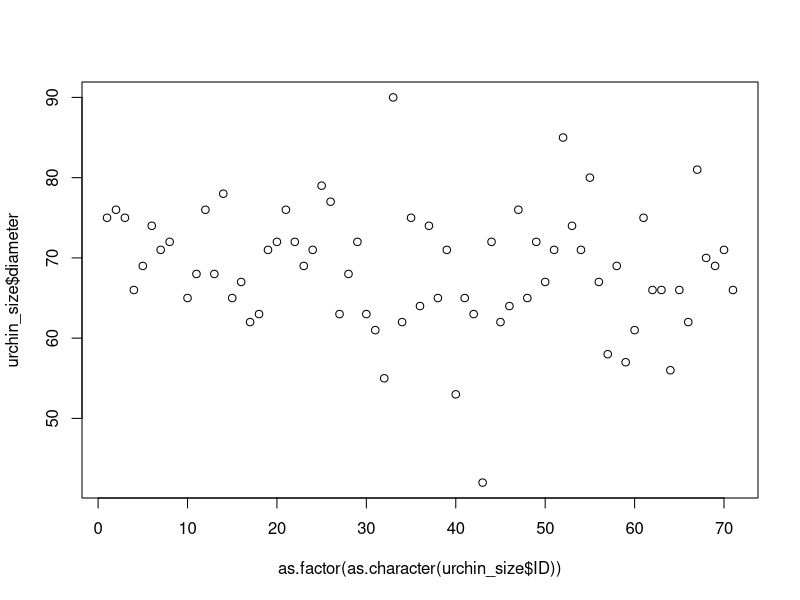
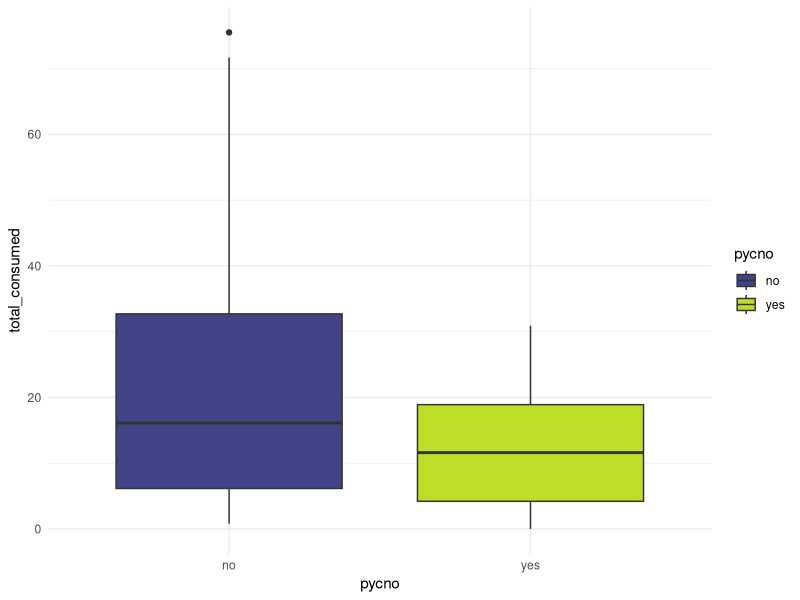
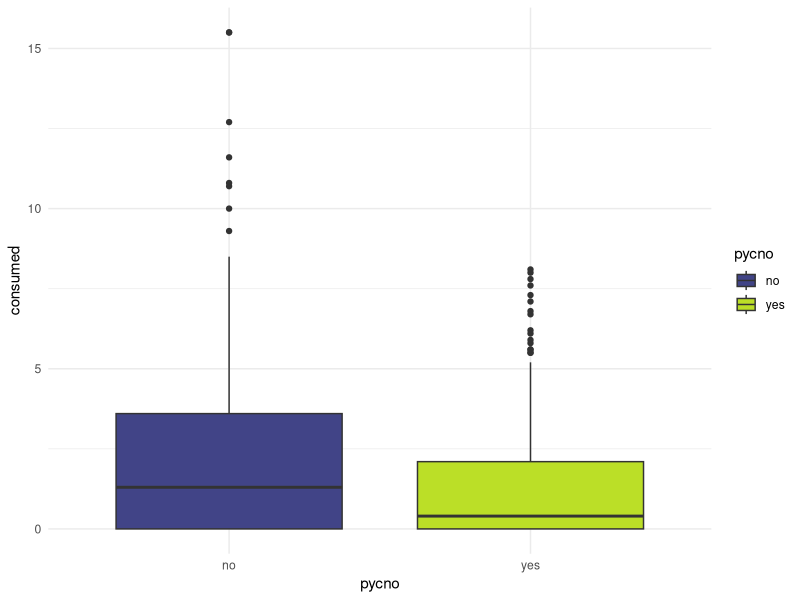
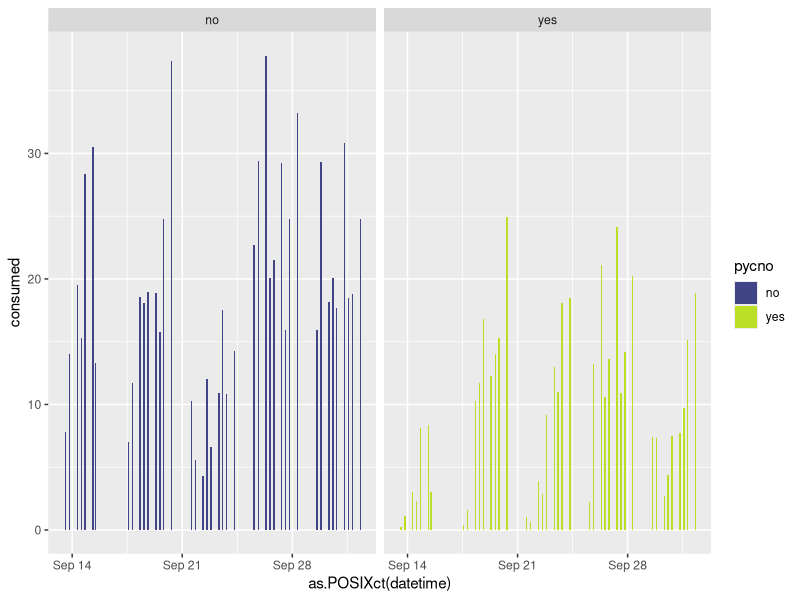
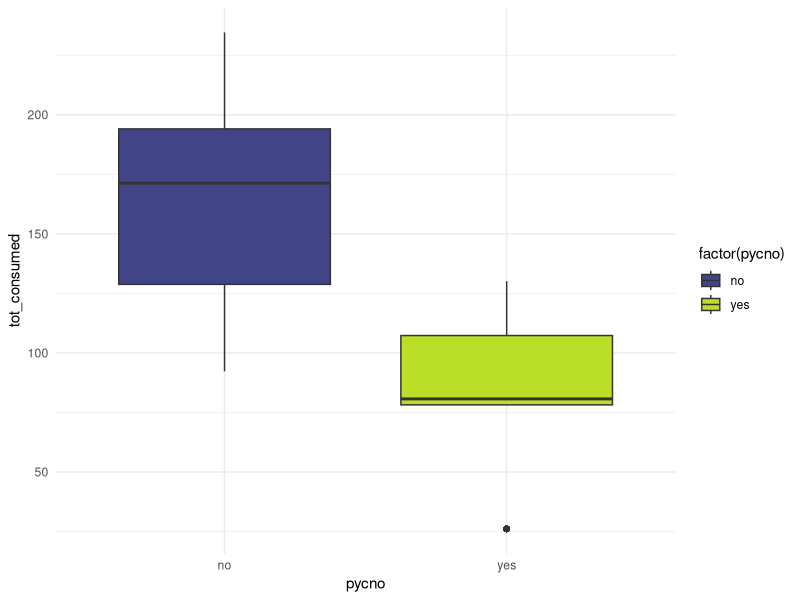
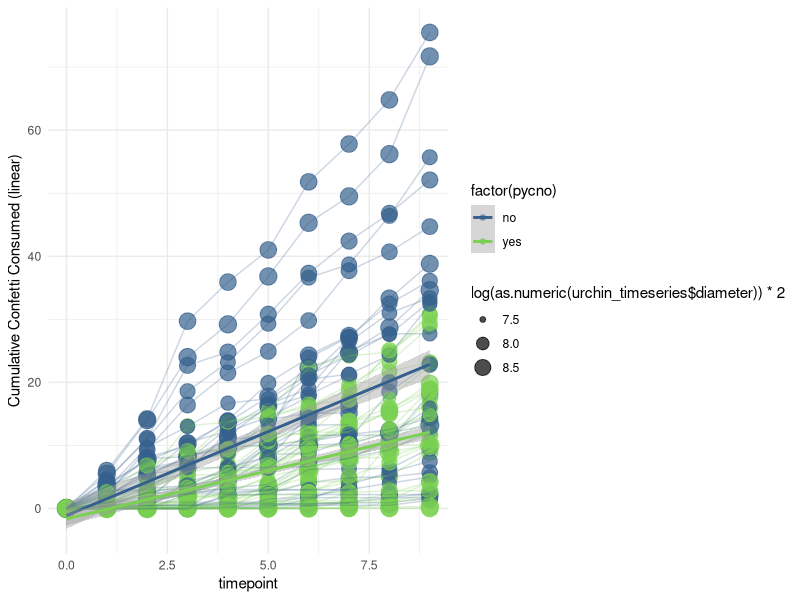
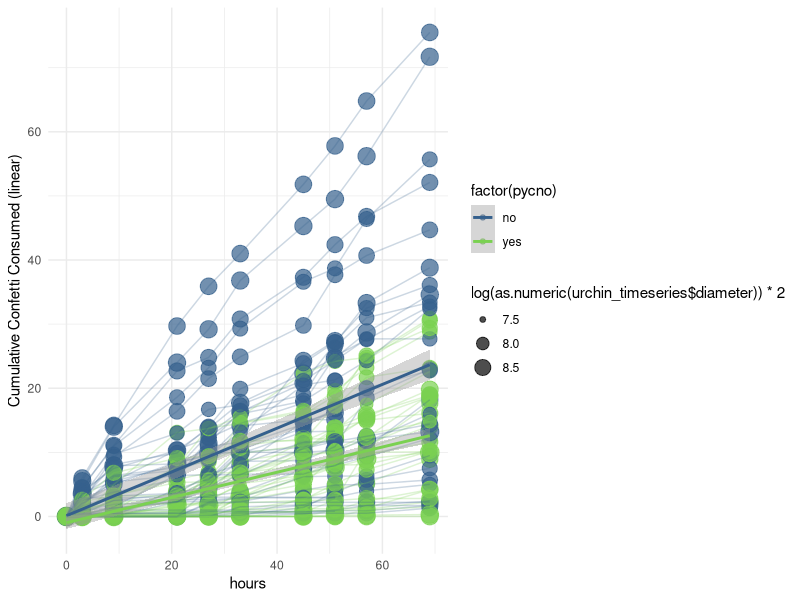
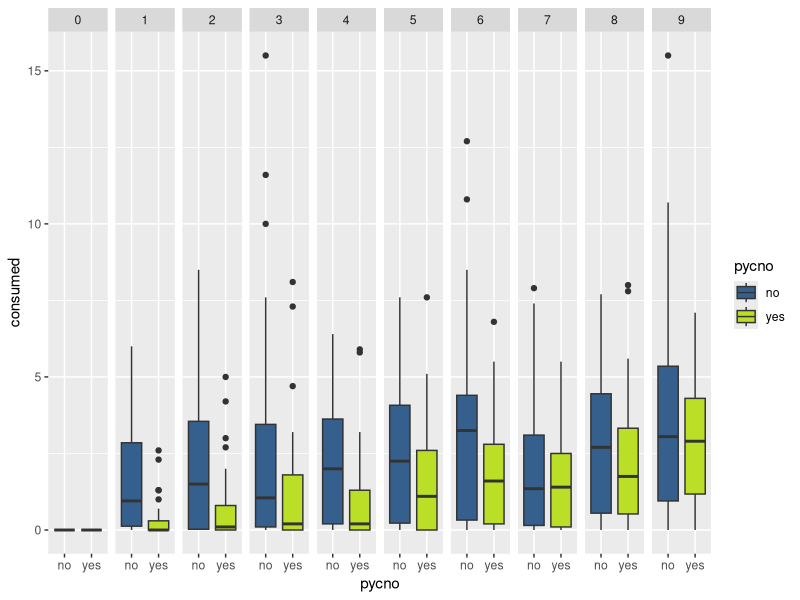

Recreate these plots in R, in order.
#++++++++++++++++++++++++++++++++++++++++++++++++++++++++++++++++++++++++++++++++++
#                                                                                ##
# Urchin-Pycno fear feeding trials                                               ##
# Data are current as of 2020-09-18                                              ##
# Data source: Ross Whippo - UO/OIMB                                             ##
# R code prepared by Ross Whippo                                                 ##
# Last updated 2020-09-18                                                        ##
#                                                                                ##
#++++++++++++++++++++++++++++++++++++++++++++++++++++++++++++++++++++++++++++++++++

# SUMMARY:


# Required Files (check that script is loading latest version):
# urchin_fear_feeding_pycno-trial-1.csv

# Associated Scripts:
# NA

# TO DO

# +++++++++++++++++++++++++++++++++++++++++++++++++++++++++++++++++++++++++++++++++
# TABLE OF CONTENTS                                                            ####
#                                                                                 +
# RECENT CHANGES TO SCRIPT                                                        +
# LOAD PACKAGES                                                                   +
# READ IN AND PREPARE DATA                                                        +
# MANIPULATE DATA                                                                 +
#                                                                                 +
#++++++++++++++++++++++++++++++++++++++++++++++++++++++++++++++++++++++++++++++++++

#++++++++++++++++++++++++++++++++++++++++++++++++++++++++++++++++++++++++++++++++++
# RECENT CHANGES TO SCRIPT                                                     ####
#++++++++++++++++++++++++++++++++++++++++++++++++++++++++++++++++++++++++++++++++++

# 2020-09-15 Script created

#++++++++++++++++++++++++++++++++++++++++++++++++++++++++++++++++++++++++++++++++++
# LOAD PACKAGES                                                                ####
#++++++++++++++++++++++++++++++++++++++++++++++++++++++++++++++++++++++++++++++++++

library(tidyverse)
library(viridis)
library(nlme)
library(vegan)

#++++++++++++++++++++++++++++++++++++++++++++++++++++++++++++++++++++++++++++++++++
# READ IN AND PREPARE DATA                                                     ####
#++++++++++++++++++++++++++++++++++++++++++++++++++++++++++++++++++++++++++++++++++

urchin_fear_pycno <-
  read_csv('Data/urchin_fear_feeding_pycno-trial-1.csv')
# dataset with bucket treatment removed:
#urchin_fear_pycno <- urchin_fear_pycno %>%
#  filter(treatment != 'bucket')


#++++++++++++++++++++++++++++++++++++++++++++++++++++++++++++++++++++++++++++++++++
# MANIPULATE DATA - VISUALIZATIONS                                             ####
#++++++++++++++++++++++++++++++++++++++++++++++++++++++++++++++++++++++++++++++++++

# mean confetti consumed across all urchins per treatment

# combine trial and bin to prevent combining urchins across trials
urchin_fear_pycno <-
  unite(urchin_fear_pycno,
        'ID',
        trial,
        bin,
        sep = "_",
        remove = FALSE)

per_urchin_consumed_total <- urchin_fear_pycno %>%
  group_by(ID, pycno) %>%
  summarise(sum(consumed))

names(per_urchin_consumed_total)[names(per_urchin_consumed_total) ==
                                   "sum(consumed)"] <- "total_consumed"

# urchin sizes
urchin_size <- urchin_fear_pycno %>%
  filter(timepoint == 0)
plot(urchin_size$diameter ~ as.factor(as.character(urchin_size$ID)))
summary(as.numeric(urchin_size$diameter))

# total consumed across all trials
ggplot(per_urchin_consumed_total,
       aes(x = pycno, y = total_consumed, fill = pycno)) +
  geom_boxplot() +
  scale_fill_viridis(discrete = TRUE,
                     begin = 0.2,
                     end = 0.9) +
  theme_minimal()

# amount consumed per timepoint
ggplot(urchin_fear_pycno, aes(x = pycno, y = consumed, fill = pycno)) +
  geom_boxplot() +
  scale_fill_viridis(discrete = TRUE,
                     begin = 0.2,
                     end = 0.9) +
  theme_minimal()


urchin_timeseries <- urchin_fear_pycno %>%
  unite("datetime", date:time, sep = " ")

urchin_timeseries$datetime <-
  as.POSIXlt(urchin_timeseries$datetime)

ggplot(urchin_timeseries, aes(
  x = as.POSIXct(datetime),
  y = consumed,
  fill = pycno
)) +
  geom_col() +
  scale_fill_viridis(discrete = TRUE,
                     begin = 0.2,
                     end = 0.9) +
  facet_wrap( ~ pycno)

# cumulative total consumed by trial

ggplot(
  urchin_timeseries %>%
    group_by(trial, pycno) %>%
    mutate(tot_consumed = sum(consumed)),
  aes(x = pycno, y = tot_consumed, fill = factor(pycno))
) +
  geom_boxplot() +
  scale_fill_viridis(discrete = TRUE,
                     begin = 0.2,
                     end = 0.9) +
  theme_minimal()


# change unknown diameters to 61

urchin_timeseries$diameter <- urchin_timeseries$diameter %>%
  recode("nd" = "61")

ggplot(
  urchin_timeseries %>%
    group_by(pycno, ID) %>%
    mutate(cc = cumsum(consumed)),
  aes(
    x = timepoint, # as.POSIXct(datetime),
    y = cc,
    color = factor(pycno)
  )
) +
  scale_color_viridis(discrete = TRUE,
                      begin = 0.3,
                      end = 0.8) +
  geom_point(aes(size = log(as.numeric(
    urchin_timeseries$diameter
  )) * 2), alpha = 0.7) +
  geom_line(aes(group = ID), alpha = 0.25) +
  geom_smooth(method = "lm") +
  theme_minimal() +
  scale_y_continuous(name = "Cumulative Confetti Consumed (linear)")

# with scaled time points
urchin_timeseries$hours <- urchin_timeseries$timepoint %>%
  recode(
    '0' = 0,
    '1' = 3,
    '2' = 9,
    '3' = 21,
    '4' = 27,
    '5' = 33,
    '6' = 45,
    '7' = 51,
    '8' = 57,
    '9' = 69
  )

ggplot(
  urchin_timeseries %>%
    group_by(pycno, ID) %>%
    mutate(cc = cumsum(consumed)),
  aes(
    x = hours, # as.POSIXct(datetime),
    y = cc,
    color = factor(pycno)
  )
) +
  scale_color_viridis(discrete = TRUE,
                      begin = 0.3,
                      end = 0.8) +
  geom_point(aes(size = log(as.numeric(
    urchin_timeseries$diameter
  )) * 2), alpha = 0.7) +
  geom_line(aes(group = ID), alpha = 0.25) +
  geom_smooth(method = "lm") +
  theme_minimal() +
  scale_y_continuous(name = "Cumulative Confetti Consumed (linear)")

# mean number of confetti consumed per time point per treatment

ggplot(urchin_timeseries, aes(x = pycno, y = consumed, fill = pycno)) +
  scale_fill_viridis(discrete = TRUE,
                     begin = 0.3,
                     end = 0.9) +
  geom_boxplot() +
  facet_grid(. ~ timepoint)
theme_minimal()



# total confetti eaten per treatment
urchin_fear_pycno %>%
  group_by(treatment) %>%
  summarise(sum(consumed))

#++++++++++++++++++++++++++++++++++++++++++++++++++++++++++++++++++++++++++++++++++
# MANIPULATE DATA - STATS                                                      ####
#++++++++++++++++++++++++++++++++++++++++++++++++++++++++++++++++++++++++++++++++++

urchin_fear_mix_data <- urchin_fear_pycno %>%
  filter(treatment != 'bucket') %>%
  filter(timepoint != '0')

# is total amount of confetti consumed per trial different between groups?
t.test(total_consumed ~ pycno, data = per_urchin_consumed_total)

# is aount of confetti consumed per time point different between groups (w/size)?
mix_1 <-
  lme(consumed ~ pycno + diameter,
      random = ~ timepoint | ID,
      data = urchin_fear_mix_data)
mix_1
anova(mix_1)


############### SUBSECTION HERE

####
#<<<<<<<<<<<<<<<<<<<<<<<<<<END OF SCRIPT>>>>>>>>>>>>>>>>>>>>>>>>#

# SCRATCH PAD ####

urchin_fear_pycno <- urchin_fear_pycno %>%
  filter(treatment != 'bucket') %>%
  filter(timepoint != '0')
